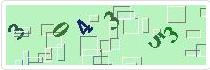
#> input picture 11_MySQL/test123.jpg, 210 x 70 px
$ python -i B_BinaryTest.py   (imports and definitions only)
#> lines starting #> are read from the running program, lines starting #| are printed output that depends on the picture; after the words box and inside, x2 and y2 are one past the last pixel; in counts of white or black regions, pixels touching at a corner belong together
import sqlite3 as lite
import numpy as np
import PIL
import cv2
import os


def ImgProcess(FilePath):
#> called with FilePath = 'test123.jpg'
    test = []
    img = PIL.Image.open(FilePath).convert('RGB')
#> img is the input picture: PIL image 210x70 RGB; mean R, G, B 191.5, 233.2, 196.8
    img_array = np.array(img)
    img_gray = cv2.cvtColor(img_array,cv2.COLOR_BGR2GRAY)
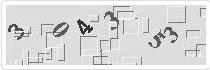
#> img_gray: shape (70, 210); min 24, max 255, mean 217.5
    _, thresh = cv2.threshold(img_gray,230,255,1)
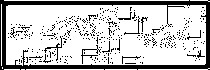
#> thresh: shape (70, 210); 76.8% white; 354 black regions (344 under 20 px), largest, box (x1, y1, x2, y2) and area: (0, 0, 210, 70) 2317, (81, 45, 101, 64) 64, (44, 36, 62, 61) 60
    return thresh


def SaveToBinart(FilePath):
    with open(FilePath,'rb') as ff:
        data = ff.read()
    return data


con = lite.connect('Test.sqlite')
# [1 line that did not run here, left out]
# [1 line that did not run here, left out]
# [1 line that did not run here, left out]
# [1 line that did not run here, left out]
path = os.path.join(os.getcwd(),'testFolder')
# [5 lines not run here, left out]

>>> result = ImgProcess('test123.jpg')
